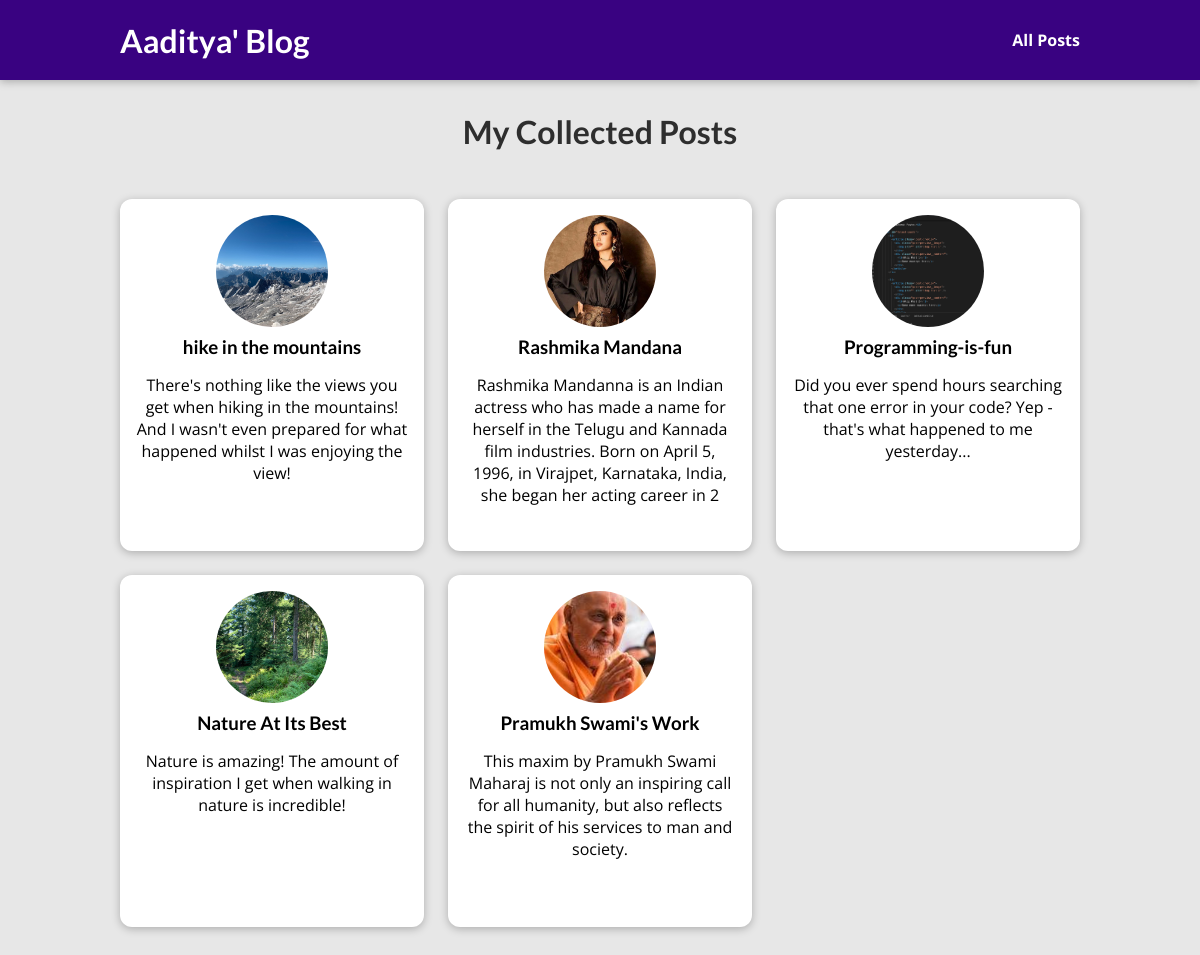
The page /posts on the database its author committed.
### blog/models.py (models this page shows)
class Post(models.Model):
    title = models.CharField(max_length=150)
    excerpt = models.CharField(max_length=200)
    image = models.ImageField(upload_to="posts", null=True)
    date = models.DateField(auto_now=True)
    slug = models.SlugField(unique=True, db_index=True)
    content = models.TextField(validators=[MinLengthValidator(10)])
    author = models.ForeignKey(
        Author, on_delete=models.SET_NULL, null=True, related_name="posts")
    tags = models.ManyToManyField(Tag)

### blog/views.py (the view)
# urls.py: path("posts", views.posts, name="posts-page"),
def posts(request):
    all_posts = Post.objects.all().order_by("-date")
    return render(request, "blog/all-posts.html", {
      "all_posts": all_posts
    })

### blog/templates/blog/all-posts.html (shortened to what this page needs)
{% extends "base.html" %}
{% load static %}
{% block css_files %}
  <link rel="stylesheet" href="{% static "blog/post.css" %}" />
  <link rel="stylesheet" href="{% static "blog/all-posts.css" %}" />
{% endblock %}
{% block content %}
<section id="all-posts">
  <h2>My Collected Posts</h2>
  <ul>
    {% for post in all_posts %}
      {% include "blog/includes/post.html" %}
    {% endfor %}
  </ul>
</section>
{% endblock %}

### blog/templates/blog/includes/post.html
<li>
  <article class="post">
    <a href="{% url "post-detail-page" post.slug %}">
      <img src="{{ post.image.url }}" alt="{{ post.title }}"
      />
      <div class="post__content">
        <h3>{{ post.title }}</h3>
        <p>
          {{ post.excerpt }}
        </p>
      </div>
    </a>
  </article>
</li>

### static/app.css (style rules this page uses)
* { box-sizing: border-box; }
html { font-family: 'Open Sans', 'Lato', sans-serif; }
body { margin: 0; }
h1, h2, h3 { font-family: 'Lato', sans-serif; font-weight: bold; }

### blog/static/blog/post.css (style rules this page uses)
.post { display: flex; flex-direction: column; align-items: center; text-align: center; }
.post a { text-decoration: none; color: black; transition: all 0.2s ease; padding: 1rem; }
.post img { width: 5rem; height: 5rem; object-fit: cover; border-radius: 50%; }
.post h3 { margin: 0.25rem 0; }

### blog/static/blog/all-posts.css (style rules this page uses)
body { background-color: #e7e7e7; }
#all-posts { margin: 7rem auto; width: 90%; max-width: 60rem; }
#all-posts h2 { text-align: center; font-size: 2rem; color: #2e2e2e; margin: 3rem 0; }
ul { list-style: none; margin: 0; padding: 0; display: grid; grid-template-columns: repeat(auto-fill, minmax(17rem, 1fr)); gap: 1.5rem; }
.post img { width: 7rem; height: 7rem; }
.post a { height: 22rem; transform-origin: center; box-shadow: 0 2px 8px rgba(0, 0, 0, 0.25); border-radius: 12px; background-color: white; }

### rows shown on the page
Post: image (picture), title "hike in the mountains", excerpt "There's nothing like the views you get when hiking in the mountains! And I wasn't even prepared for what happened whilst I was enjoying the view!"
Post: image (picture), title "Rashmika Mandana", excerpt "Rashmika Mandanna is an Indian actress who has made a name for herself in the Telugu and Kannada film industries. Born on April 5, 1996, in Virajpet, Karnataka, India, she began her acting career in 2"
Post: image (picture), title "Programming-is-fun", excerpt "Did you ever spend hours searching that one error in your code? Yep - that's what happened to me yesterday..."
Post: image (picture), title "Nature At Its Best", excerpt "Nature is amazing! The amount of inspiration I get when walking in nature is incredible!"
Post: image (picture), title "Pramukh Swami's Work", excerpt "This maxim by Pramukh Swami Maharaj is not only an inspiring call for all humanity, but also reflects the spirit of his services to man and society."
